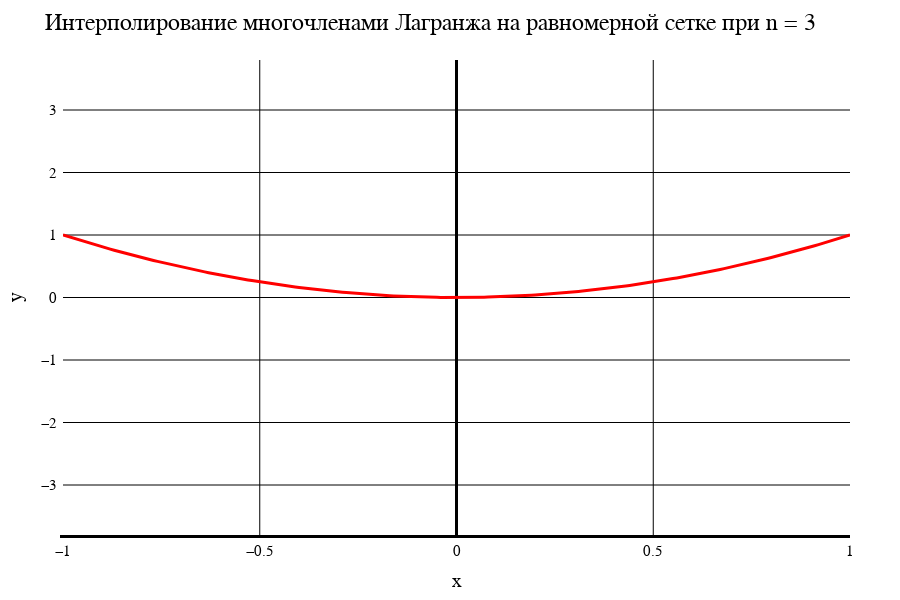

The notebook cell saved with this chart:
### Markdown cell above
Лагранж. Равномерная сетка

### Code cell
data1[1]

### Figure 1 — Plotly figure (JSON) as saved in the notebook; plotly's stock layout.template omitted (floating-point values rounded to 4 significant figures; data arrays with more than 128 entries replaced by an {"elided": "..."} marker saying what was removed)
{"data": [{"line": {"color": "red", "width": 3}, "mode": "line", "type": "scatter", "x": {"elided": "201 float values"}, "y": {"elided": "201 float values"}}], "layout": {"coloraxis": {"outlinecolor": "black"}, "font": {"color": "black", "family": "Time New Roman"}, "height": 600, "margin": {"b": 50, "l": 50, "r": 50, "t": 60}, "paper_bgcolor": "white", "plot_bgcolor": "white", "title": {"autosize": false, "font": {"color": "black", "family": "Times New Roman", "size": 24}, "paper_bgcolor": "red", "text": "Интерполирование многочленами Лагранжа на равномерной сетке при n = 3"}, "width": 900, "xaxis": {"color": "black", "gridcolor": "black", "gridwidth": 1, "linecolor": "black", "linewidth": 3, "tickfont": {"size": 15}, "title": {"font": {"color": "black", "family": "Times New Roman", "size": 20}, "text": "x"}, "zeroline": true, "zerolinecolor": "black", "zerolinewidth": 3}, "yaxis": {"exponentformat": "power", "gridcolor": "black", "gridwidth": 1, "linewidth": 3, "range": [-3.8, 3.8], "tickfont": {"size": 15}, "title": {"font": {"color": "black", "family": "Times New Roman", "size": 20}, "text": "y"}, "zeroline": true, "zerolinecolor": "black", "zerolinewidth": 1}}}
